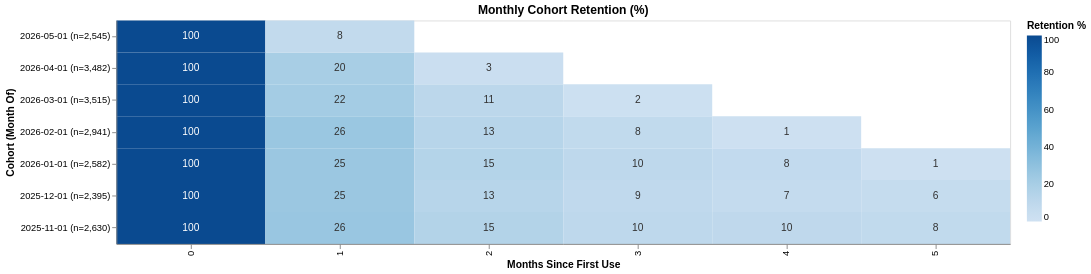

The specification (Vega-Lite) saved for this image:
### Vega-Lite specification from a JSON file in a GitHub repository (floating-point values rounded to 4 significant figures)
{"$schema": "https://vega.github.io/schema/vega-lite/v5.20.1.json", "config": {"view": {"continuousHeight": 300, "continuousWidth": 300}}, "data": {"name": "data-11009fa80fdcc3323d7a5e613625aa5e"}, "datasets": {"data-11009fa80fdcc3323d7a5e613625aa5e": [{"cohort_label": "2025-11-01 (n=2,630)", "cohort_size": 2630, "cohort_week": "2025-11-01", "retained_users": 2630, "retention_pct": 100.0, "week_number": 0}, {"cohort_label": "2025-11-01 (n=2,630)", "cohort_size": 2630, "cohort_week": "2025-11-01", "retained_users": 683, "retention_pct": 26.0, "week_number": 1}, {"cohort_label": "2025-11-01 (n=2,630)", "cohort_size": 2630, "cohort_week": "2025-11-01", "retained_users": 400, "retention_pct": 15.2, "week_number": 2}, {"cohort_label": "2025-11-01 (n=2,630)", "cohort_size": 2630, "cohort_week": "2025-11-01", "retained_users": 269, "retention_pct": 10.2, "week_number": 3}, {"cohort_label": "2025-11-01 (n=2,630)", "cohort_size": 2630, "cohort_week": "2025-11-01", "retained_users": 254, "retention_pct": 9.7, "week_number": 4}, {"cohort_label": "2025-11-01 (n=2,630)", "cohort_size": 2630, "cohort_week": "2025-11-01", "retained_users": 217, "retention_pct": 8.3, "week_number": 5}, {"cohort_label": "2025-12-01 (n=2,395)", "cohort_size": 2395, "cohort_week": "2025-12-01", "retained_users": 2395, "retention_pct": 100.0, "week_number": 0}, {"cohort_label": "2025-12-01 (n=2,395)", "cohort_size": 2395, "cohort_week": "2025-12-01", "retained_users": 600, "retention_pct": 25.1, "week_number": 1}, {"cohort_label": "2025-12-01 (n=2,395)", "cohort_size": 2395, "cohort_week": "2025-12-01", "retained_users": 321, "retention_pct": 13.4, "week_number": 2}, {"cohort_label": "2025-12-01 (n=2,395)", "cohort_size": 2395, "cohort_week": "2025-12-01", "retained_users": 218, "retention_pct": 9.1, "week_number": 3}, {"cohort_label": "2025-12-01 (n=2,395)", "cohort_size": 2395, "cohort_week": "2025-12-01", "retained_users": 161, "retention_pct": 6.7, "week_number": 4}, {"cohort_label": "2025-12-01 (n=2,395)", "cohort_size": 2395, "cohort_week": "2025-12-01", "retained_users": 142, "retention_pct": 5.9, "week_number": 5}, {"cohort_label": "2026-01-01 (n=2,582)", "cohort_size": 2582, "cohort_week": "2026-01-01", "retained_users": 2582, "retention_pct": 100.0, "week_number": 0}, {"cohort_label": "2026-01-01 (n=2,582)", "cohort_size": 2582, "cohort_week": "2026-01-01", "retained_users": 648, "retention_pct": 25.1, "week_number": 1}, {"cohort_label": "2026-01-01 (n=2,582)", "cohort_size": 2582, "cohort_week": "2026-01-01", "retained_users": 374, "retention_pct": 14.5, "week_number": 2}, {"cohort_label": "2026-01-01 (n=2,582)", "cohort_size": 2582, "cohort_week": "2026-01-01", "retained_users": 253, "retention_pct": 9.8, "week_number": 3}, {"cohort_label": "2026-01-01 (n=2,582)", "cohort_size": 2582, "cohort_week": "2026-01-01", "retained_users": 193, "retention_pct": 7.5, "week_number": 4}, {"cohort_label": "2026-01-01 (n=2,582)", "cohort_size": 2582, "cohort_week": "2026-01-01", "retained_users": 30, "retention_pct": 1.2, "week_number": 5}, {"cohort_label": "2026-02-01 (n=2,941)", "cohort_size": 2941, "cohort_week": "2026-02-01", "retained_users": 2941, "retention_pct": 100.0, "week_number": 0}, {"cohort_label": "2026-02-01 (n=2,941)", "cohort_size": 2941, "cohort_week": "2026-02-01", "retained_users": 751, "retention_pct": 25.5, "week_number": 1}, {"cohort_label": "2026-02-01 (n=2,941)", "cohort_size": 2941, "cohort_week": "2026-02-01", "retained_users": 382, "retention_pct": 13.0, "week_number": 2}, {"cohort_label": "2026-02-01 (n=2,941)", "cohort_size": 2941, "cohort_week": "2026-02-01", "retained_users": 244, "retention_pct": 8.3, "week_number": 3}, {"cohort_label": "2026-02-01 (n=2,941)", "cohort_size": 2941, "cohort_week": "2026-02-01", "retained_users": 40, "retention_pct": 1.4, "week_number": 4}, {"cohort_label": "2026-03-01 (n=3,515)", "cohort_size": 3515, "cohort_week": "2026-03-01", "retained_users": 3515, "retention_pct": 100.0, "week_number": 0}, {"cohort_label": "2026-03-01 (n=3,515)", "cohort_size": 3515, "cohort_week": "2026-03-01", "retained_users": 765, "retention_pct": 21.8, "week_number": 1}, {"cohort_label": "2026-03-01 (n=3,515)", "cohort_size": 3515, "cohort_week": "2026-03-01", "retained_users": 385, "retention_pct": 11.0, "week_number": 2}, {"cohort_label": "2026-03-01 (n=3,515)", "cohort_size": 3515, "cohort_week": "2026-03-01", "retained_users": 56, "retention_pct": 1.6, "week_number": 3}, {"cohort_label": "2026-04-01 (n=3,482)", "cohort_size": 3482, "cohort_week": "2026-04-01", "retained_users": 3482, "retention_pct": 100.0, "week_number": 0}, {"cohort_label": "2026-04-01 (n=3,482)", "cohort_size": 3482, "cohort_week": "2026-04-01", "retained_users": 696, "retention_pct": 20.0, "week_number": 1}, {"cohort_label": "2026-04-01 (n=3,482)", "cohort_size": 3482, "cohort_week": "2026-04-01", "retained_users": 97, "retention_pct": 2.8, "week_number": 2}, {"cohort_label": "2026-05-01 (n=2,545)", "cohort_size": 2545, "cohort_week": "2026-05-01", "retained_users": 2545, "retention_pct": 100.0, "week_number": 0}, {"cohort_label": "2026-05-01 (n=2,545)", "cohort_size": 2545, "cohort_week": "2026-05-01", "retained_users": 201, "retention_pct": 7.9, "week_number": 1}]}, "height": 240, "layer": [{"encoding": {"color": {"field": "retention_pct", "scale": {"domain": [0, 100], "scheme": "blues"}, "title": "Retention %", "type": "quantitative"}, "tooltip": [{"field": "cohort_label", "title": "Cohort", "type": "nominal"}, {"field": "week_number", "title": "Month", "type": "ordinal"}, {"field": "retained_users", "title": "Users", "type": "quantitative"}, {"field": "cohort_size", "title": "Cohort Size", "type": "quantitative"}, {"field": "retention_pct", "format": ".1f", "title": "Retention %", "type": "quantitative"}], "x": {"field": "week_number", "title": "Months Since First Use", "type": "ordinal"}, "y": {"field": "cohort_label", "sort": "-y", "title": "Cohort (Month Of)", "type": "ordinal"}}, "mark": {"type": "rect"}}, {"encoding": {"color": {"condition": {"test": "(datum.retention_pct > 50)", "value": "white"}, "value": "#333"}, "text": {"field": "retention_pct", "format": ".0f", "type": "quantitative"}, "x": {"field": "week_number", "type": "ordinal"}, "y": {"field": "cohort_label", "sort": "-y", "type": "ordinal"}}, "mark": {"fontSize": 11, "type": "text"}}], "title": "Monthly Cohort Retention (%)", "usermeta": {"embedOptions": {}}, "width": 960}
